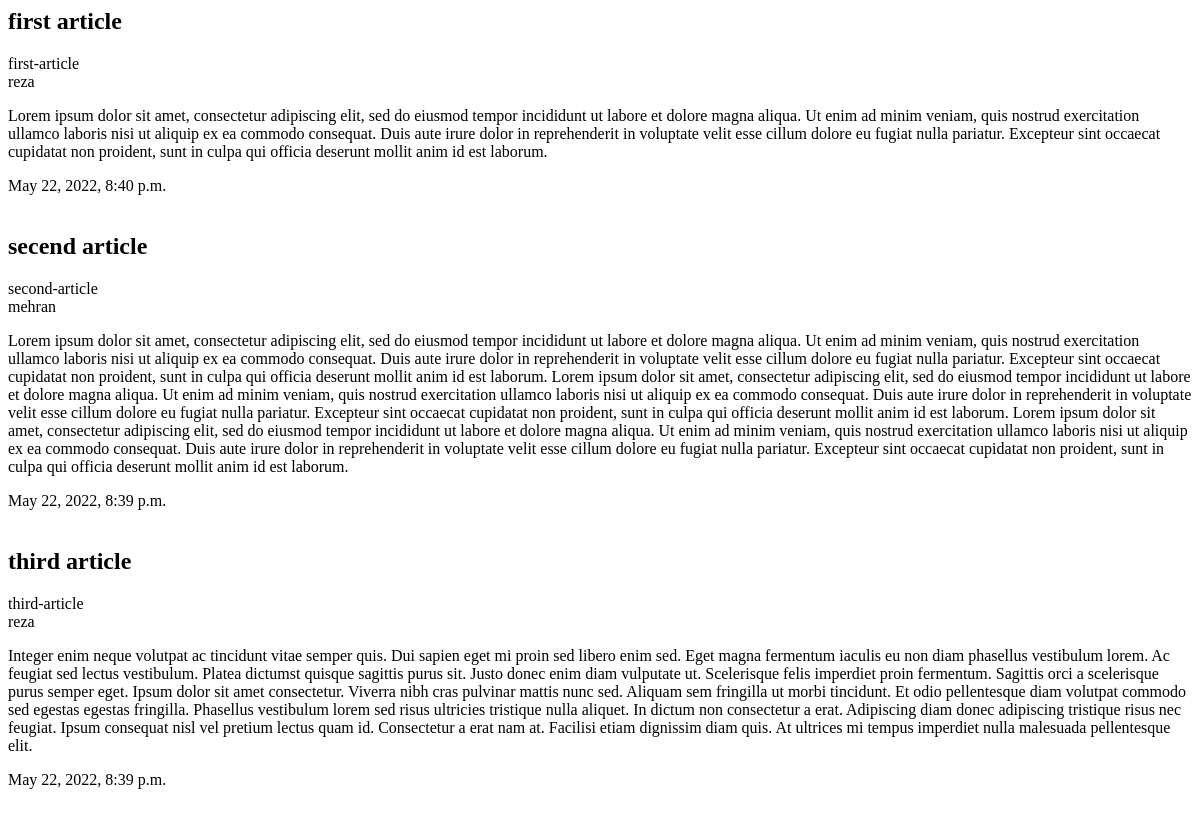
Page /api/ on the earlier database version.
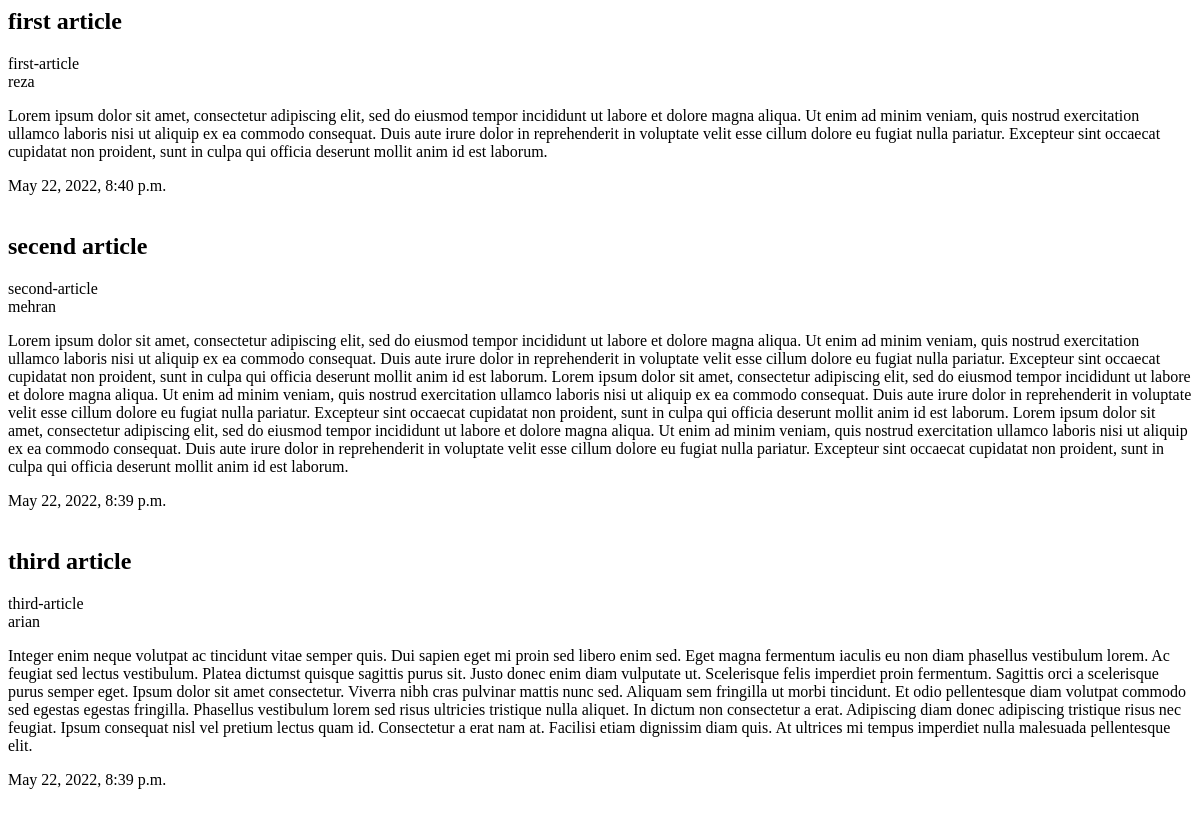
Same page on the later database version.
### API/models.py (models this page shows, shortened)
class Article(models.Model):
    title = models.CharField(max_length=250)
    slug = models.SlugField()
    author = models.ForeignKey(User,on_delete=models.CASCADE)
    content = models.TextField()
    publish = models.DateTimeField(default=timezone.now())
    created = models.DateTimeField(auto_now=True)
    updated = models.DateTimeField(auto_now=True)
    status = models.BooleanField(default=False)

### API/views.py (the view)
# urls.py: path('', ArticleListView.as_view(), name='home'),
class ArticleListView(ListView):
    template_name = './blog/article_list.html'
    def get_queryset(self):
        return Article.objects.all()

### API/templates/blog/article_list.html (shortened to what this page needs)
{% for article in object_list %}
    <h2>{{ article.title }}</h2>
    <div>{{ article.slug }}</div>
    <div>{{ article.author }}</div>
    <p>{{ article.content }}</p>
    <div>{{ article.publish }}</div>
{% empty %}
    there is no article
{% endfor %}

Differences in the rows shown:
changed Article "third article": author "reza" → "arian"
